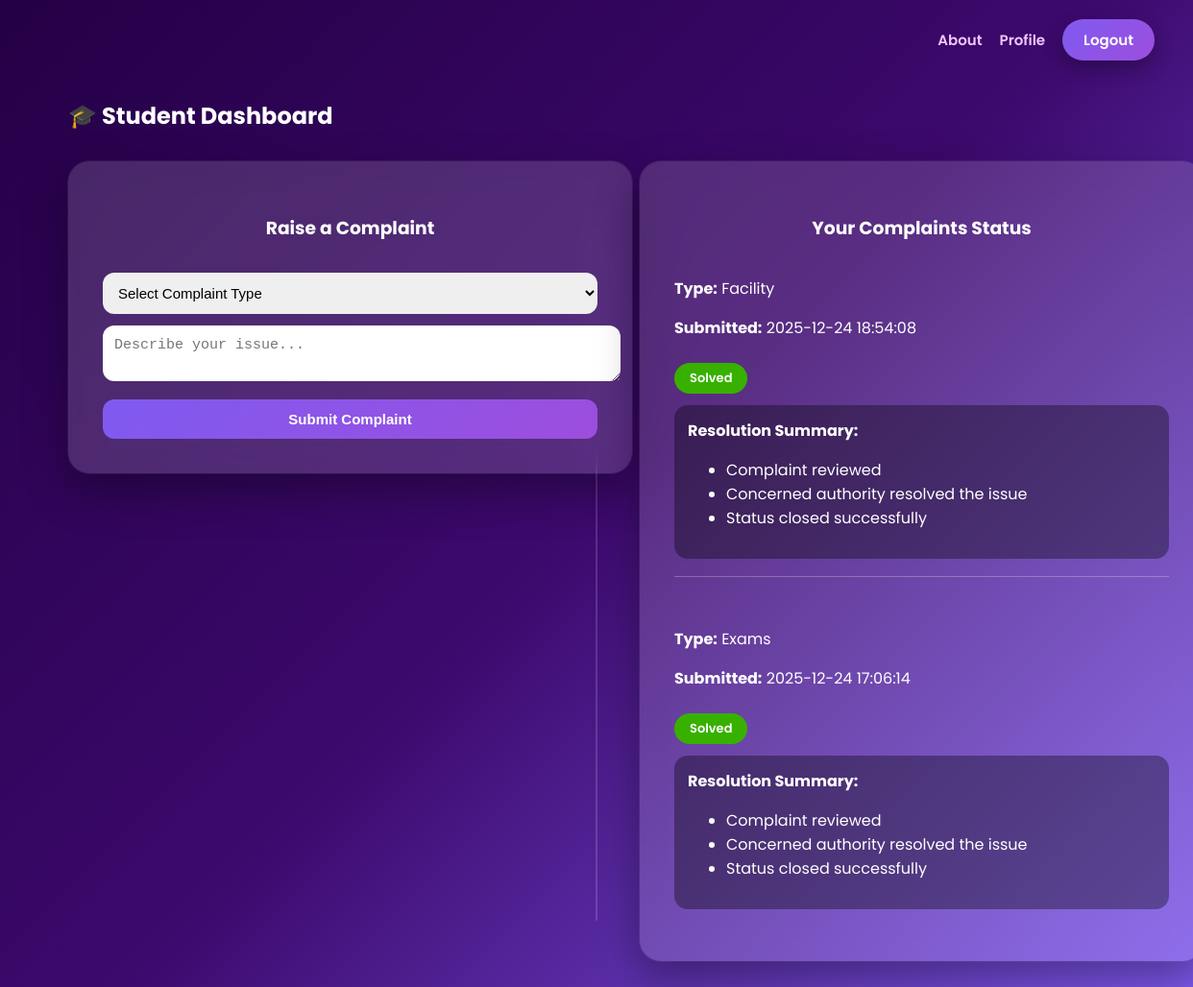
The app's page /student (signed in) with its own data.
### tables this page shows
CREATE TABLE complaints (
        id INTEGER PRIMARY KEY AUTOINCREMENT,
        user_id INTEGER,
        type TEXT,
        description TEXT,
        status TEXT DEFAULT 'Pending',
        created_at TEXT,
        FOREIGN KEY(user_id) REFERENCES users(id)
    );

### app.py (the view, shortened to what this page needs)
@app.route("/student", methods=["GET", "POST"])
def student_dashboard():
    if session.get("role") != "student":
        return redirect("/login")
    db = get_db()
    cur = db.cursor()
    cur.execute("""
        SELECT type, description, status, created_at
        FROM complaints
        WHERE user_id=?
        ORDER BY id DESC
    """, (session["user_id"],))
    complaints = cur.fetchall()
    db.close()
    return render_template("student_dashboard.html", complaints=complaints)

### app.py (called while the page is built)
def get_db():
    return sqlite3.connect(DB_NAME)

### templates/student_dashboard.html (shortened to what this page needs)
<!DOCTYPE html>
<html lang="en">
<head>
</head>
<body>
<div class="top-nav">
    <a href="/about">About</a>
    <a href="/profile">Profile</a>
    <a href="/logout" class="logout-btn">Logout</a>
</div>
<div class="container">
    <h2>🎓 Student Dashboard</h2>
    <div class="dashboard-grid">
        <div class="card">
            <h3>Raise a Complaint</h3>
            <form method="POST">
                <select name="type" required>
                    <option value="">Select Complaint Type</option>
                </select>
                <textarea name="description" placeholder="Describe your issue..." required></textarea>
                <button type="submit">Submit Complaint</button>
            </form>
        </div>
        <div class="card">
            <h3>Your Complaints Status</h3>
            {% for c in complaints %}
            <div class="complaint-box">
                <p><strong>Type:</strong> {{ c[0] }}</p>
                <p><strong>Submitted:</strong> {{ c[3] }}</p>
                <span class="status {{ c[2] }}">{{ c[2] }}</span>
                {% if c[2] == "Solved" %}
                    <div class="solution">
                        <strong>Resolution Summary:</strong>
                        <ul>
                            <li>Complaint reviewed</li>
                            <li>Concerned authority resolved the issue</li>
                            <li>Status closed successfully</li>
                        </ul>
                    </div>
                {% endif %}
                <hr>
            </div>
            {% endfor %}
        </div>
    </div>
</div>
</body>
</html>

### templates/student_dashboard.html (style rules this page uses)
body { background: linear-gradient(135deg, #240046, #3c096c, #7f5af0); color: white; font-family: 'Poppins', sans-serif; overflow-x: hidden; margin: 0; }
.top-nav { display: flex; justify-content: flex-end; align-items: center; gap: 18px; padding: 20px 40px; }
.top-nav a { text-decoration: none; font-size: 15px; font-weight: 600; color: #f1c6ff; }
.logout-btn { background: linear-gradient(135deg, #7f5af0, #9d4edd); padding: 10px 22px; border-radius: 30px; color: white !important; box-shadow: 0 8px 20px rgba(0,0,0,0.3); }
.container { max-width: 1100px; margin: 20px auto 60px; padding: 0 20px; }
h2 { margin-bottom: 25px; }
.dashboard-grid { display: grid; grid-template-columns: 1fr 1fr; gap: 70px; align-items: flex-start; position: relative; margin-top: 30px; }
.dashboard-grid::before { content: ""; position: absolute; left: 50%; top: 5%; transform: translateX(-50%); width: 2px; height: 90%; background: rgba(255,255,255,0.15); border-radius: 10px; }
.card { background: rgba(255,255,255,0.15); backdrop-filter: blur(14px); -webkit-backdrop-filter: blur(14px); padding: 36px; border-radius: 22px; box-shadow: 0 18px 45px rgba(0,0,0,0.35), 0 0 0 1px rgba(255,255,255,0.08); width: 100%; position: relative; overflow: hidden; display: flex; flex-direction: column; }
.card:first-child { margin-right: 10px; }
.card:last-child { margin-left: 10px; }
.card h3 { text-align: center; margin-bottom: 20px; }
.card hr { border: none; height: 1px; background: rgba(255,255,255,0.25); margin: 18px 0; }
select, textarea, button { width: 100%; padding: 12px; border-radius: 12px; border: none; margin-top: 12px; font-size: 15px; }
button { background: linear-gradient(135deg, #7f5af0, #9d4edd); color: white; font-weight: 600; cursor: pointer; }
.status { padding: 6px 16px; border-radius: 20px; font-size: 13px; font-weight: 600; display: inline-block; margin-top: 8px; }
.Solved { background: #38b000; }
.complaint-box { margin-bottom: 18px; }
.solution { margin-top: 12px; background: rgba(0,0,0,0.35); padding: 14px; border-radius: 14px; }

### records on screen
complaints: type "Facility", created_at "2025-12-24 18:54:08", status "Solved", shows "Resolution Summary:"
complaints: type "Exams", created_at "2025-12-24 17:06:14", status "Solved", shows "Resolution Summary:"
